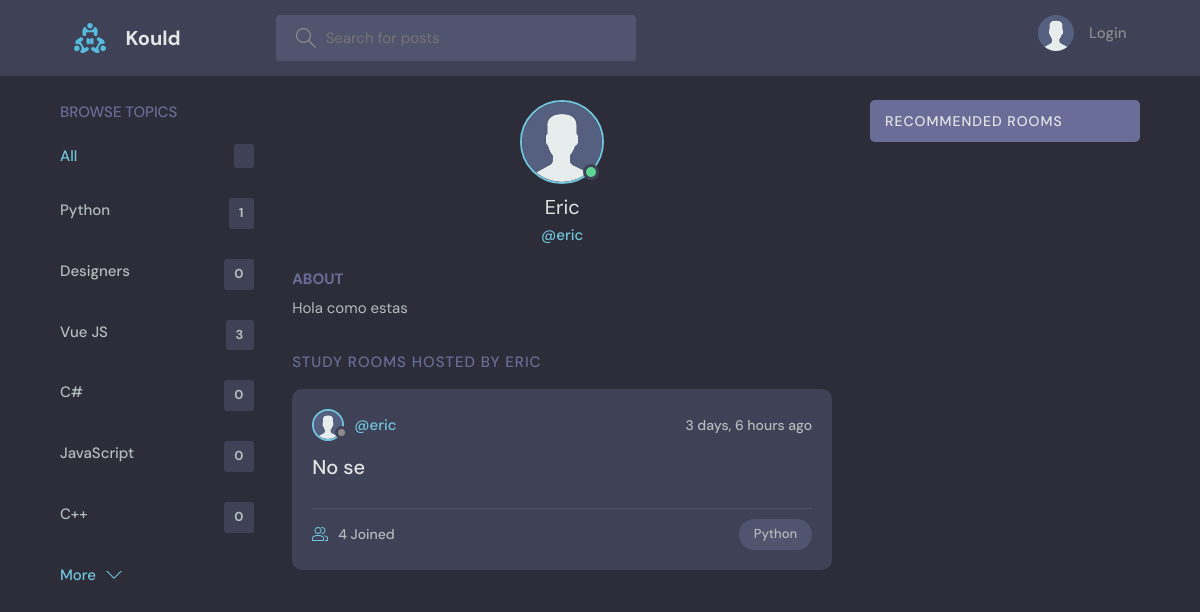
Screenshot of /profile/6/ with the database file from the repository.
### base/models.py (models this page shows, shortened)
class Topic(models.Model):
    name = models.CharField(max_length=200)

class User(AbstractUser):
    name = models.CharField(max_length=200, null=True)
    email = models.EmailField(unique=True, null=True)
    bio = models.TextField(null=True)
    avatar = models.ImageField(null=True, default="avatar.svg")
    USERNAME_FIELD = 'email'
    REQUIRED_FIELDS = []

class Room(models.Model):
    host = models.ForeignKey(User, on_delete=models.SET_NULL, null=True)
    topic = models.ForeignKey(Topic, on_delete=models.SET_NULL, null=True)
    name = models.CharField(max_length=200)
    description = models.TextField(null=True, blank=True)
    participants = models.ManyToManyField(
        User, related_name='participants', blank=True)
    updated = models.DateTimeField(auto_now=True)
    created = models.DateTimeField(auto_now_add=True)
    class Meta:
        ordering = ['-updated', '-created']

### base/views.py (the view)
# urls.py: path('profile/<str:pk>/', views.userProfile, name="user-profile"),
def userProfile(request, pk):
    user = User.objects.get(id=pk)
    rooms = user.room_set.all()
    room_messages = user.message_set.all()
    topics = Topic.objects.all()
    context = {'user': user, 'rooms': rooms,
               'room_messages': room_messages, 'topics': topics}
    print(room_messages)
    return render(request, 'base/profile.html', context)

### base/models.py (called while the page is built)
    def __str__(self):
        return self.body[0:50]

### base/templates/base/profile.html (shortened to what this page needs)
{% extends 'main.html' %}
{% block content %}
<main class="profile-page layout layout--3">
  <div class="container">
    {% include 'base/topics_component.html' %}
    <div class="roomList">
      <div class="profile">
        <div class="profile__avatar">
          <div class="avatar avatar--large active">
            <img src="{{user.avatar.url}}" />
          </div>
        </div>
        <div class="profile__info">
          <h3>{{user.name}}</h3>
          <p>@{{user.username}}</p>
        </div>
        <div class="profile__about">
          <h3>About</h3>
          <p>
            {{user.bio}}
          </p>
        </div>
      </div>
      <div class="roomList__header">
        <div>
          <h2>Study Rooms Hosted by {{user.username}}</a>
          </h2>
        </div>
      </div>
      {% include 'base/feed_component.html' %}
    </div>
    {% include 'base/activity_component.html' %}
  </div>
</main>
{% endblock content %}

### templates/main.html (shortened to what this page needs)
<!DOCTYPE html>
{% load static %}
<html lang="en">
<head>
    <link rel="stylesheet" href="{% static 'styles/style.css' %}" />
</head>
<body>
    {% include 'navbar.html' %}
    {% block content %}
    {% endblock %}
</body>
</html>

### templates/navbar.html (shortened to what this page needs)
{% load static %}
<header class="header header--loggedIn">
    <div class="container">
        <a href="{% url 'home' %}" class="header__logo">
            <img src="{% static 'images/logo.svg' %}" />
            <h1>Kould</h1>
        </a>
        <form class="header__search" method="GET" action="{% url 'home' %}">
            <label>
                <input name="q" placeholder="Search for posts" />
            </label>
        </form>
        <nav class="header__menu">
            {% if request.user.is_authenticated %}
            <div class="header__user">
                <a href="{% url 'update-user' %}">
                    <div class="avatar avatar--medium active">
                        <img src="{{request.user.avatar.url}}" />
                    </div>
                    <p>{{request.user.username}} <span>@{{request.user.username}}</span></p>
                </a>
                <button class="dropdown-button">
                    <svg version="1.1" xmlns="http://www.w3.org/2000/svg" width="32" height="32" viewBox="0 0 32 32">
                        <title>chevron-down</title>
                        <path d="M16 21l-13-13h-3l16 16 16-16h-3l-13 13z"></path>
                    </svg>
                </button>
            </div>
            {% else %}
            <a href="{% url 'login' %}">
                <img src="{% static 'images/avatar.svg' %}" />
                <p>Login</p>
            </a>
            {% endif %}
        </nav>
    </div>
</header>

### base/templates/base/topics_component.html
<div class="topics">
    <div class="topics__header">
        <h2>Browse Topics</h2>
    </div>
    <ul class="topics__list">
        <li>
            <a href="{% url 'home' %}" class="active">All <span>{{room_count}}</span></a>
        </li>
        {% for topic in topics %}
        <li>
            <a href="{% url 'home' %}?q={{topic.name}}">{{topic.name}}<span>{{topic.room_set.all.count}}</span></a>
        </li>
        {% endfor %}
    </ul>
    <a class="btn btn--link" href="{% url 'topics' %}">
        More
        <svg version="1.1" xmlns="http://www.w3.org/2000/svg" width="32" height="32" viewBox="0 0 32 32">
            <title>chevron-down</title>
            <path d="M16 21l-13-13h-3l16 16 16-16h-3l-13 13z"></path>
        </svg>
    </a>
</div>

### base/templates/base/feed_component.html (shortened to what this page needs)
{% for room in rooms %}
<div class="roomListRoom">
    <div class="roomListRoom__header">
        <a href="{% url 'user-profile' room.host.id %}" class="roomListRoom__author">
            <div class="avatar avatar--small">
                <img src="{{room.host.avatar.url}}" />
            </div>
            <span>@{{room.host.username}}</span>
        </a>
        <div class="roomListRoom__actions">
            <span>{{room.created|timesince}} ago</span>
        </div>
    </div>
    <div class="roomListRoom__content">
        <a href="{% url 'room' room.id %}">{{room.name}}</a>
    </div>
    <div class="roomListRoom__meta">
        <a href="{% url 'room' room.id %}" class="roomListRoom__joined">
            {{room.participants.all.count}} Joined
        </a>
        <p class="roomListRoom__topic">{{room.topic.name}}</p>
    </div>
</div>
{% endfor %}

### base/templates/base/activity_component.html (shortened to what this page needs)
<div class="activities">
    <div class="activities__header">
        <h2>Recommended Rooms</h2>
    </div>
</div>

### rows the page displays
Topic: name "Python", room_set.all.count "1"
Topic: name "Designers", room_set.all.count "0"
Topic: name "Vue JS", room_set.all.count "3"
Topic: name "C#", room_set.all.count "0"
Topic: name "JavaScript", room_set.all.count "0"
Topic: name "C++", room_set.all.count "0"
User: avatar (placeholder picture), name "Eric", username "eric", bio "Hola como estas", username "ERIC"
Room: host.avatar (placeholder picture), host.username "eric", created "3 days, 6 hours", name "No se", participants.all.count "4", topic.name "Python"
